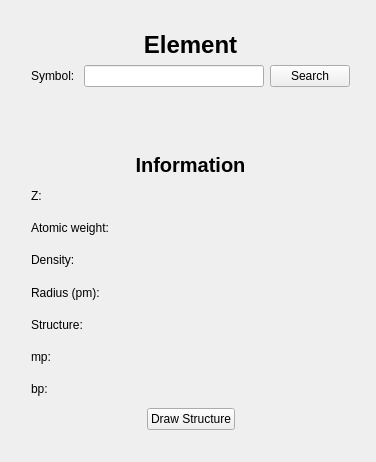
<?xml version="1.0" encoding="UTF-8"?>
<ui version="4.0">
 <class>MainWindow</class>
 <widget class="QMainWindow" name="MainWindow">
  <property name="geometry">
   <rect>
    <x>0</x>
    <y>0</y>
    <width>376</width>
    <height>462</height>
   </rect>
  </property>
  <property name="sizePolicy">
   <sizepolicy hsizetype="Preferred" vsizetype="Preferred">
    <horstretch>0</horstretch>
    <verstretch>0</verstretch>
   </sizepolicy>
  </property>
  <property name="windowTitle">
   <string>Visualization of Latice Material</string>
  </property>
  <property name="autoFillBackground">
   <bool>false</bool>
  </property>
  <property name="tabShape">
   <enum>QTabWidget::Triangular</enum>
  </property>
  <widget class="QWidget" name="centralWidget">
   <property name="sizePolicy">
    <sizepolicy hsizetype="Expanding" vsizetype="Preferred">
     <horstretch>0</horstretch>
     <verstretch>0</verstretch>
    </sizepolicy>
   </property>
   <widget class="QWidget" name="layoutWidget">
    <property name="geometry">
     <rect>
      <x>20</x>
      <y>20</y>
      <width>341</width>
      <height>421</height>
     </rect>
    </property>
    <layout class="QVBoxLayout" name="verticalLayout_4">
     <item>
      <layout class="QVBoxLayout" name="verticalLayout">
       <item>
        <widget class="QLabel" name="Title">
         <property name="sizePolicy">
          <sizepolicy hsizetype="Ignored" vsizetype="Fixed">
           <horstretch>0</horstretch>
           <verstretch>0</verstretch>
          </sizepolicy>
         </property>
         <property name="font">
          <font>
           <pointsize>18</pointsize>
           <weight>75</weight>
           <bold>true</bold>
          </font>
         </property>
         <property name="text">
          <string>Element</string>
         </property>
         <property name="alignment">
          <set>Qt::AlignCenter</set>
         </property>
        </widget>
       </item>
       <item>
        <layout class="QHBoxLayout" name="horizontalLayout">
         <property name="sizeConstraint">
          <enum>QLayout::SetDefaultConstraint</enum>
         </property>
         <item>
          <widget class="QLabel" name="Help_Title">
           <property name="text">
            <string>Symbol: </string>
           </property>
          </widget>
         </item>
         <item>
          <widget class="QLineEdit" name="lineEdit">
           <property name="text">
            <string/>
           </property>
           <property name="alignment">
            <set>Qt::AlignCenter</set>
           </property>
          </widget>
         </item>
         <item>
          <widget class="QPushButton" name="pushButton">
           <property name="text">
            <string>Search</string>
           </property>
          </widget>
         </item>
        </layout>
       </item>
      </layout>
     </item>
     <item>
      <spacer name="verticalSpacer">
       <property name="orientation">
        <enum>Qt::Vertical</enum>
       </property>
       <property name="sizeType">
        <enum>QSizePolicy::Fixed</enum>
       </property>
       <property name="sizeHint" stdset="0">
        <size>
         <width>20</width>
         <height>60</height>
        </size>
       </property>
      </spacer>
     </item>
     <item>
      <layout class="QVBoxLayout" name="verticalLayout_3">
       <item>
        <widget class="QLabel" name="Info_title">
         <property name="sizePolicy">
          <sizepolicy hsizetype="Expanding" vsizetype="Fixed">
           <horstretch>0</horstretch>
           <verstretch>0</verstretch>
          </sizepolicy>
         </property>
         <property name="font">
          <font>
           <pointsize>15</pointsize>
           <weight>75</weight>
           <bold>true</bold>
          </font>
         </property>
         <property name="text">
          <string>Information</string>
         </property>
         <property name="alignment">
          <set>Qt::AlignCenter</set>
         </property>
        </widget>
       </item>
       <item>
        <layout class="QVBoxLayout" name="verticalLayout_2">
         <item>
          <layout class="QHBoxLayout" name="horizontalLayout_2">
           <item>
            <widget class="QLabel" name="z_label_title">
             <property name="sizePolicy">
              <sizepolicy hsizetype="Expanding" vsizetype="Preferred">
               <horstretch>0</horstretch>
               <verstretch>0</verstretch>
              </sizepolicy>
             </property>
             <property name="text">
              <string>Z:</string>
             </property>
            </widget>
           </item>
           <item>
            <widget class="QLabel" name="z_label">
             <property name="sizePolicy">
              <sizepolicy hsizetype="Expanding" vsizetype="Preferred">
               <horstretch>0</horstretch>
               <verstretch>0</verstretch>
              </sizepolicy>
             </property>
             <property name="text">
              <string/>
             </property>
            </widget>
           </item>
          </layout>
         </item>
         <item>
          <layout class="QHBoxLayout" name="horizontalLayout_3">
           <item>
            <widget class="QLabel" name="amu_label_title">
             <property name="sizePolicy">
              <sizepolicy hsizetype="Expanding" vsizetype="Preferred">
               <horstretch>0</horstretch>
               <verstretch>0</verstretch>
              </sizepolicy>
             </property>
             <property name="text">
              <string>Atomic weight: </string>
             </property>
            </widget>
           </item>
           <item>
            <widget class="QLabel" name="amu_label">
             <property name="sizePolicy">
              <sizepolicy hsizetype="Expanding" vsizetype="Preferred">
               <horstretch>0</horstretch>
               <verstretch>0</verstretch>
              </sizepolicy>
             </property>
             <property name="text">
              <string/>
             </property>
            </widget>
           </item>
          </layout>
         </item>
         <item>
          <layout class="QHBoxLayout" name="horizontalLayout_4">
           <item>
            <widget class="QLabel" name="d_label_title">
             <property name="sizePolicy">
              <sizepolicy hsizetype="Expanding" vsizetype="Preferred">
               <horstretch>0</horstretch>
               <verstretch>0</verstretch>
              </sizepolicy>
             </property>
             <property name="text">
              <string>Density: </string>
             </property>
            </widget>
           </item>
           <item>
            <widget class="QLabel" name="d_label">
             <property name="sizePolicy">
              <sizepolicy hsizetype="Expanding" vsizetype="Preferred">
               <horstretch>0</horstretch>
               <verstretch>0</verstretch>
              </sizepolicy>
             </property>
             <property name="text">
              <string/>
             </property>
            </widget>
           </item>
          </layout>
         </item>
         <item>
          <layout class="QHBoxLayout" name="horizontalLayout_8">
           <item>
            <widget class="QLabel" name="r_label_title">
             <property name="sizePolicy">
              <sizepolicy hsizetype="Expanding" vsizetype="Preferred">
               <horstretch>0</horstretch>
               <verstretch>0</verstretch>
              </sizepolicy>
             </property>
             <property name="text">
              <string>Radius (pm): </string>
             </property>
            </widget>
           </item>
           <item>
            <widget class="QLabel" name="r_label">
             <property name="sizePolicy">
              <sizepolicy hsizetype="Expanding" vsizetype="Preferred">
               <horstretch>0</horstretch>
               <verstretch>0</verstretch>
              </sizepolicy>
             </property>
             <property name="text">
              <string/>
             </property>
            </widget>
           </item>
          </layout>
         </item>
         <item>
          <layout class="QHBoxLayout" name="horizontalLayout_7">
           <item>
            <widget class="QLabel" name="cu_label_title">
             <property name="sizePolicy">
              <sizepolicy hsizetype="Expanding" vsizetype="Preferred">
               <horstretch>0</horstretch>
               <verstretch>0</verstretch>
              </sizepolicy>
             </property>
             <property name="text">
              <string>Structure: </string>
             </property>
            </widget>
           </item>
           <item>
            <widget class="QLabel" name="cu_label">
             <property name="sizePolicy">
              <sizepolicy hsizetype="Expanding" vsizetype="Preferred">
               <horstretch>0</horstretch>
               <verstretch>0</verstretch>
              </sizepolicy>
             </property>
             <property name="text">
              <string/>
             </property>
            </widget>
           </item>
          </layout>
         </item>
         <item>
          <layout class="QHBoxLayout" name="horizontalLayout_5">
           <item>
            <widget class="QLabel" name="mp_label_title">
             <property name="sizePolicy">
              <sizepolicy hsizetype="Expanding" vsizetype="Preferred">
               <horstretch>0</horstretch>
               <verstretch>0</verstretch>
              </sizepolicy>
             </property>
             <property name="text">
              <string>mp: </string>
             </property>
            </widget>
           </item>
           <item>
            <widget class="QLabel" name="mp_label">
             <property name="sizePolicy">
              <sizepolicy hsizetype="Expanding" vsizetype="Preferred">
               <horstretch>0</horstretch>
               <verstretch>0</verstretch>
              </sizepolicy>
             </property>
             <property name="text">
              <string/>
             </property>
            </widget>
           </item>
          </layout>
         </item>
         <item>
          <layout class="QHBoxLayout" name="horizontalLayout_6">
           <item>
            <widget class="QLabel" name="bp_label_title">
             <property name="sizePolicy">
              <sizepolicy hsizetype="Expanding" vsizetype="Preferred">
               <horstretch>0</horstretch>
               <verstretch>0</verstretch>
              </sizepolicy>
             </property>
             <property name="text">
              <string>bp: </string>
             </property>
            </widget>
           </item>
           <item>
            <widget class="QLabel" name="bp_label">
             <property name="sizePolicy">
              <sizepolicy hsizetype="Expanding" vsizetype="Preferred">
               <horstretch>0</horstretch>
               <verstretch>0</verstretch>
              </sizepolicy>
             </property>
             <property name="text">
              <string/>
             </property>
            </widget>
           </item>
          </layout>
         </item>
         <item>
          <layout class="QHBoxLayout" name="horizontalLayout_9">
           <item>
            <spacer name="horizontalSpacer_2">
             <property name="orientation">
              <enum>Qt::Horizontal</enum>
             </property>
             <property name="sizeHint" stdset="0">
              <size>
               <width>40</width>
               <height>20</height>
              </size>
             </property>
            </spacer>
           </item>
           <item>
            <widget class="QPushButton" name="draw_button">
             <property name="text">
              <string>Draw Structure</string>
             </property>
            </widget>
           </item>
           <item>
            <spacer name="horizontalSpacer">
             <property name="orientation">
              <enum>Qt::Horizontal</enum>
             </property>
             <property name="sizeHint" stdset="0">
              <size>
               <width>40</width>
               <height>20</height>
              </size>
             </property>
            </spacer>
           </item>
          </layout>
         </item>
        </layout>
       </item>
      </layout>
     </item>
    </layout>
   </widget>
  </widget>
 </widget>
 <layoutdefault spacing="6" margin="11"/>
 <resources/>
 <connections/>
</ui>
